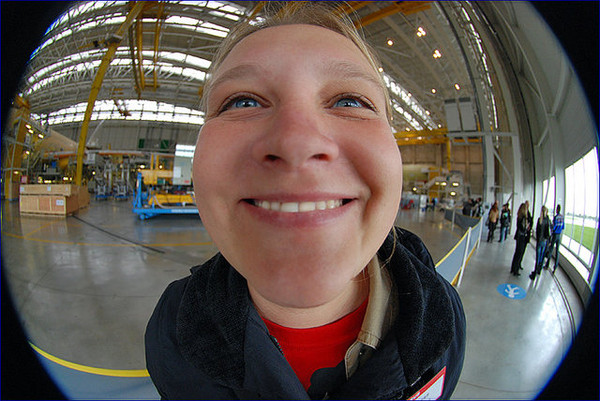
#> input picture images/fish_eye.jpg, 600 x 401 px
$ python -i functions.py   (imports and definitions only)
#> lines starting #> are read from the running program, lines starting #| are printed output that depends on the picture
def get_new_coordinates(source_x, source_y, radius, x_distortion, y_distortion):
    '''
    Функция перерасчета положений пикселей:

    source_x: исходная координата x пикселя в исходном изображении.
    Это значение должно быть в диапазоне от 0 до ширины исходного изображения.
    source_y: исходная координата y пикселя в исходном изображении. Э
    то значение должно быть в диапазоне от 0 до высоты исходного изображения.
    radius: радиус линзы в пикселях.
    Это значение определяет, насколько сильно будут искажаться пиксели в зависимости от того,
    насколько они находятся от центра линзы.
    x_distortion: параметр искажения по оси x.
    Чем больше это значение, тем сильнее пиксели будут смещаться относительно центра изображения.
    y_distortion: параметр искажения по оси y.
    Чем больше это значение, тем сильнее пиксели будут смещаться относительно центра изображения.

    Функция возвращает нормализованные координаты x и y пикселя в новом преобразованном изображении.
    PS: эти координаты также могут быть за пределами границ искаженного изображения.
    '''
    if 1 - x_distortion * (radius**2) == 0 :
        xn = source_x
    else:
        xn = source_x / (1 - (x_distortion * (radius**2)))

    if 1 - y_distortion * (radius**2) == 0:
        yn = source_y
    else:
        yn = source_y / (1 - (y_distortion * (radius**2)))
    return xn, yn


def distortion(img, x_distortion, y_distortion, scale_x=1, scale_y=1):
    '''
    Функция реализует процедуру изменения исходного пиксельного расположения, делая тем самым
    операцию, соответсвующую аберрации оптической системы под названием дисторсия
    Функция на вход примимает исходное изображение в чб или rgb представлении (img). А также
    характеристики самой аберрации:

    x_distortion: параметр искажения по оси x.
    Чем больше это значение, тем сильнее пиксели будут смещаться относительно центра изображения.
    y_distortion: параметр искажения по оси y.
    Чем больше это значение, тем сильнее пиксели будут смещаться относительно центра изображения.

    Значения x_distortion, y_distortion со знаком минус говорят о том, что реализуется
    избавление исходного изображения от бочкообразности. Если же изображение исходное
    подушкообразное, то необходимо ставить данные значения со знаком +
    (Fx, Fy параметры в линзе)

    scale_x и scale_y по умолчанию равны 1. Этот параметр отвечает за степень
    сжатия иходного изображения по осям (a, b параметры в линзе)
    '''
    import numpy as np
    from math import sqrt

    # Сохраним значения высоты и ширины исходного изображения
    w, h = img.shape[0], img.shape[1]
    w, h = float(w), float(h)

    # Для чб изображений сделаем копирование исходного канала 2 раза (h,w)->(h,w,3)
    if len(img.shape) == 2:
        bw_channel = np.copy(img)
        img = np.dstack((img, bw_channel))
        img = np.dstack((img, bw_channel))

    # Создадим массив нулей который будем перезаписывать в процессе выполнения функции
    result_img = np.zeros_like(img)

    # Делаем обход каждого пикселя в выходном изображении:
    for x in range(len(result_img)):
        for y in range(len(result_img[x])):

            # Нормализация корродинат x, y чтобы были в пределах [-1, 1]
            xnd, ynd = float((2*x - w)/w), float((2*y - h)/h)

            #Теперь центр изображения имеет координату (0, 0), поэтому найти евклидово
            # расстояние от центра до текущего пикселя можно так:
            rd = sqrt(xnd**2 + ynd**2)

            # Определение новых координат:
            xdu, ydu = get_new_coordinates(xnd, ynd, rd, x_distortion, y_distortion)

            # Добавление рескейлинга по осям (a, b параметры в линзе)
            xdu, ydu = xdu * scale_y, ydu * scale_x

            # Возвращение значений координат из [-1, 1] в исходные значения [h, w]
            xu, yu = int(((xdu + 1)*w)/2), int(((ydu + 1)*h)/2)

            # Если пиксель находится в пределах исходного размера изображения, то проводим
            # замену значений. В новую координату пишем (r,g,b) значение старой координаты
            if 0 <= xu and xu < img.shape[0] and 0 <= yu and yu < img.shape[1]:
                result_img[x][y] = img[xu][yu]

    # Переведем значения пикселей в uint8
    return result_img.astype(np.uint8)


def plot_result(img, output_img):
    '''
    Функция для построения subplot отображения было-стало
    '''
    from  matplotlib import pyplot as plt

    plt.figure(figsize=[12, 12])
    plt.subplot(1, 2, 1)
    plt.imshow(img)
    plt.title('Исходное изображение')
    plt.axis('off')
    plt.subplot(1, 2, 2)
    plt.imshow(output_img)
    plt.title('Результат обработки')
    plt.axis('off')
    plt.show()


# Попытка создать интерактивное окно с возможность менять параметры
# y_distortion и x_distortion в реальном времени:
def interctive_window(path, make_distortion=False):
    '''
    Функция для постройки интерактивного окна с возможностью подбирать
    коэффициенты для дисторсии с помощью слайдера
    На вход подается путь к файлу (исходное изображение)
    make_distortion = False -> коэффициенты со знаком - чтобы делать антидисторсию
    make_distortion = True -> коэффициенты со знаком + чтобы делать создать дисторсию
    '''
#> called with path = 'images/fish_eye.jpg', make_distortion = False
    import cv2
    import numpy as np

    def img_intensity_change_x(x):
        pass

    def img_intensity_change_y(y):
        pass

    # Считаем изображение:
    img_bgr = cv2.imread(path)
#> img_bgr is the input picture: shape (401, 600, 3); mean B, G, R 83.1, 89.9, 99.9
    img = cv2.cvtColor(img_bgr, cv2.COLOR_BGR2RGB) # Перевод и bgr в rgb

    # Создаем окно:
    cv2.namedWindow('LENS DISTORTION')
    val = -1 # переменная для хранения знака + или - для коэффициентов

    # Создадим sliders:
    cv2.createTrackbar('value x', 'LENS DISTORTION', 0, 20, img_intensity_change_x)
    cv2.createTrackbar('value y', 'LENS DISTORTION', 0, 20, img_intensity_change_y)

    while (1):
        # Считаем данные со слайдера:
        x = cv2.getTrackbarPos('value x', 'LENS DISTORTION')
        y = cv2.getTrackbarPos('value y', 'LENS DISTORTION')
        # Переведем в значения меньшего диапазона и со знаком
        if make_distortion:
            val = 1  # Поменяет знак на + при входе в функцию
        joint_1 = x * 0.05 * val
        joint_2 = y * 0.05 * val
        if x == 0:
            joint_1 = 0
        if y == 0:
            joint_2 = 0
        output_img = distortion(img, joint_1, joint_2)
#> after the loop in distortion, `for x in range(len(result_img)):`:
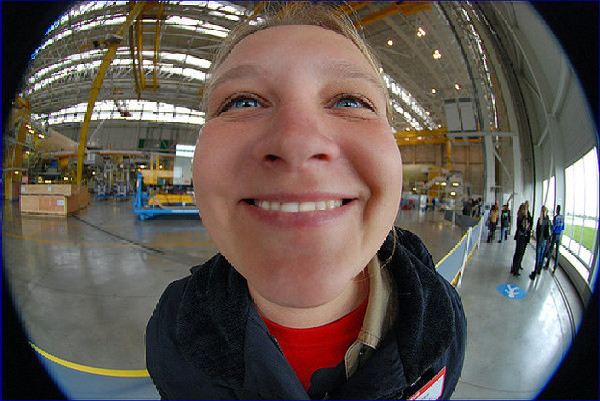
#> result_img: shape (401, 600, 3); mean R, G, B 99.8, 89.7, 83.2

        # resize в 1.5 раза чтоб было больше иображение внешне в окне:
        dsize = (int(output_img.shape[1]*1.5), int(output_img.shape[0]*1.5))
        output_img = cv2.resize(output_img, dsize, interpolation = cv2.INTER_AREA)

        # Переод обратно в bgr:
        output_img = cv2.cvtColor(output_img, cv2.COLOR_BGR2RGB)

        # Добавление текста и отображение output_img:
        cv2.putText(output_img, 'x_distortion:'+str(round(joint_1, 3)), (20, 35),
                    fontFace=1, fontScale=3, color=(0, 0, 220), thickness=3)
        cv2.putText(output_img, 'y_distortion:'+str(round(joint_2, 3)), (20, 75),
                    fontFace=1, fontScale=3, color=(0, 0, 220), thickness=3)
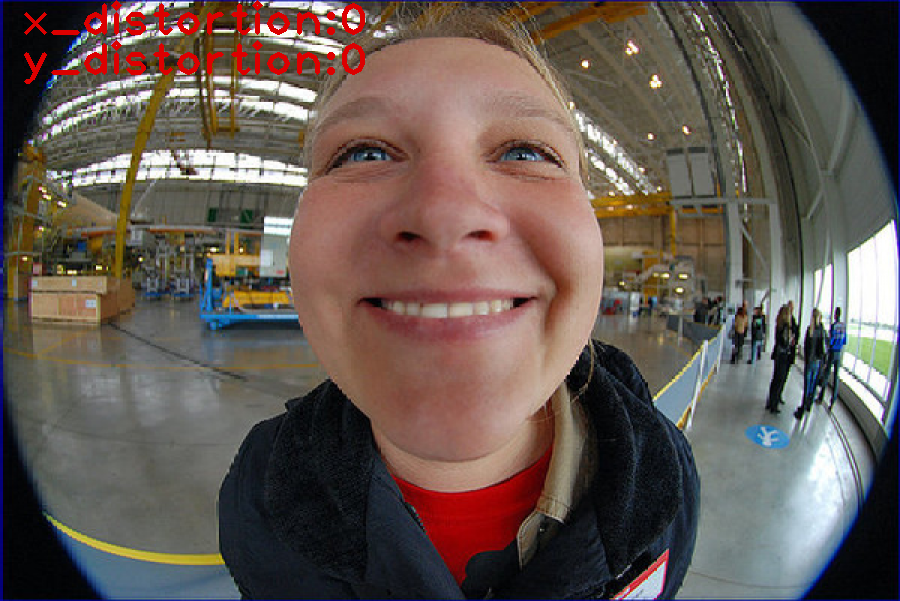
#> output_img: shape (601, 900, 3); mean B, G, R 82.3, 88.6, 101.2
        cv2.imshow('LENS DISTORTION', output_img)

        # Обновление каждый 10 мс пока не нажмется кнопка закрытие окна
        if cv2.waitKey(10) == ord('q'):
#> (key q is pressed here)
            break
    # Закрытие окна:
    cv2.destroyAllWindows()

>>> result = interctive_window('images/fish_eye.jpg')
